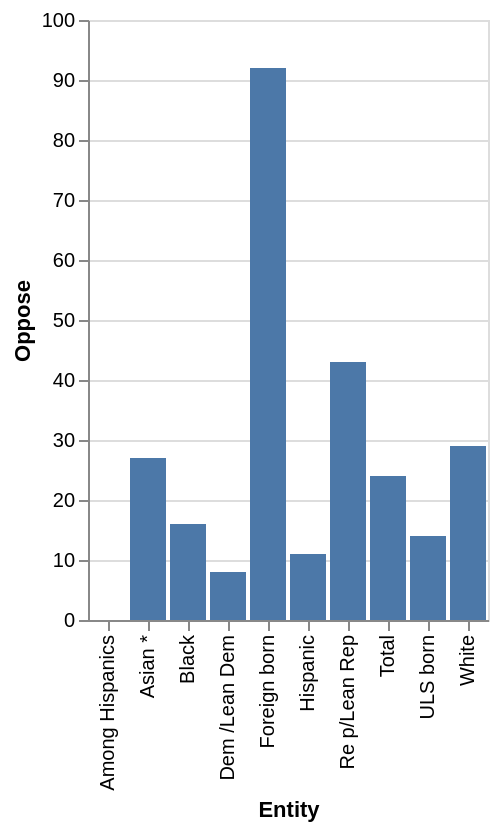

Here is the Vega-Lite specification saved for this chart:
### Vega-Lite specification from a JSON file in a GitHub repository (floating-point values rounded to 4 significant figures)
{"$schema": "https://vega.github.io/schema/vega-lite/v5.json", "description": "Bar chart auto-generated from CSV", "data": {"values": [{"Entity": "Foreign born", "Oppose": 92}, {"Entity": "ULS born", "Oppose": 14}, {"Entity": "Among Hispanics", "Oppose": 0}, {"Entity": "Hispanic", "Oppose": 11}, {"Entity": "Asian *", "Oppose": 27}, {"Entity": "Black", "Oppose": 16}, {"Entity": "White", "Oppose": 29}, {"Entity": "Re p/Lean Rep", "Oppose": 43}, {"Entity": "Dem /Lean Dem", "Oppose": 8}, {"Entity": "Total", "Oppose": 24}]}, "mark": "bar", "encoding": {"x": {"field": "Entity", "type": "ordinal"}, "y": {"field": "Oppose", "type": "quantitative"}}}
